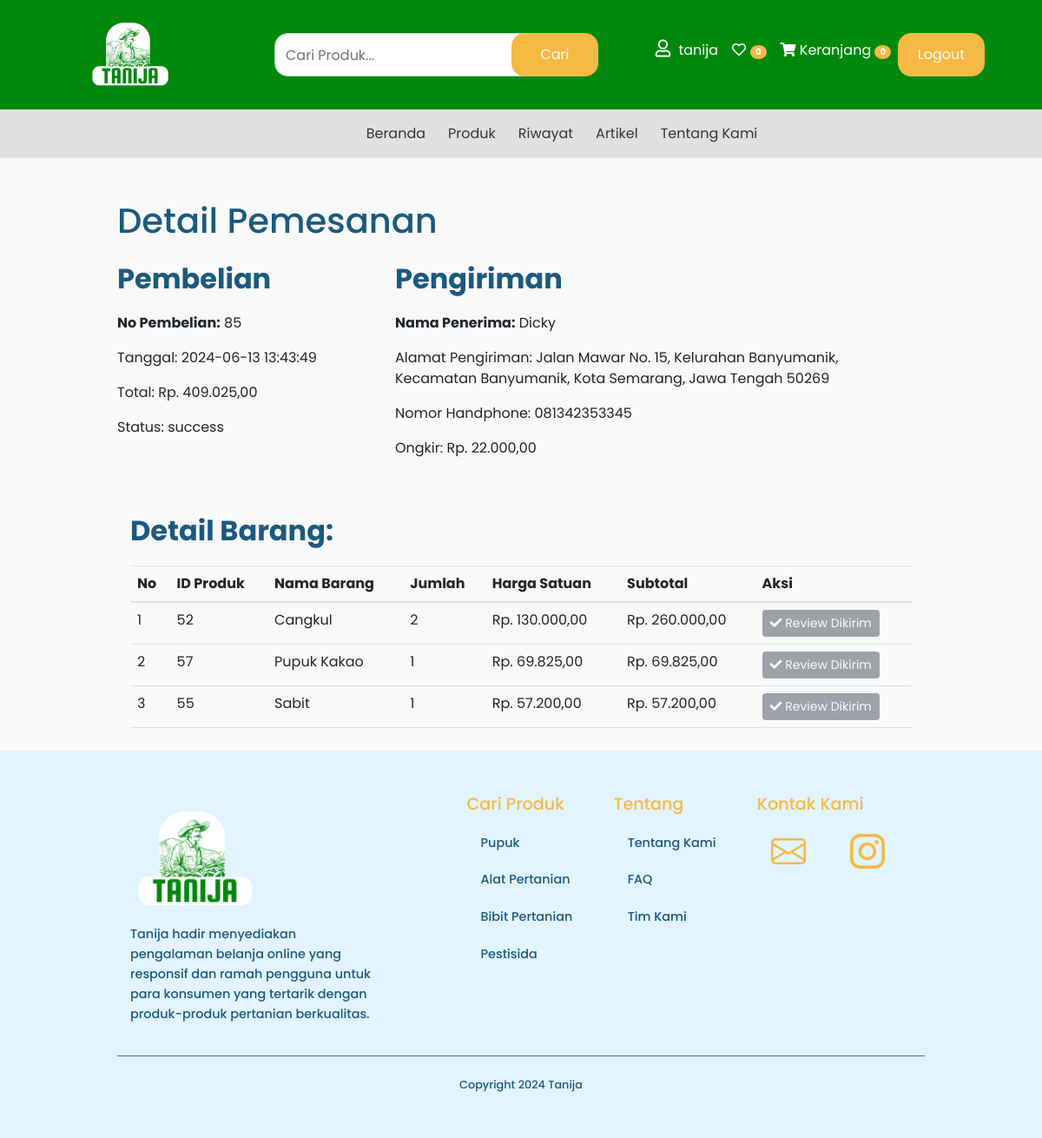
Page /src/html/detail-pembelian.php?id_pemesanan=85 (signed in) on the committed database.
### tables this page shows
CREATE TABLE `riwayat_pemesanan` (
  `id` int(11) NOT NULL,
  `nama_user` varchar(255) NOT NULL,
  `detail_barang` text NOT NULL,
  `nama_penerima` varchar(255) NOT NULL,
  `nomor_handphone` varchar(20) NOT NULL,
  `alamat` text NOT NULL,
  `ongkir` int(11) NOT NULL,
  `total_pembayaran` decimal(10,2) NOT NULL,
  `status_pembayaran` varchar(20) NOT NULL,
  `tanggal_pemesanan` timestamp NOT NULL DEFAULT current_timestamp()
);

CREATE TABLE `detail_barang` (
  `id` int(11) NOT NULL,
  `id_pemesanan` int(11) NOT NULL,
  `id_produk` int(11) NOT NULL,
  `nama_barang` varchar(255) NOT NULL,
  `jumlah` int(11) NOT NULL,
  `harga` decimal(10,2) NOT NULL
);

### src/php/number.php (called while the page is built, shortened)
<?php
$favoriteCount = count($_SESSION['favorites']);
$cartCount = count($_SESSION['cart']);
?>

### src/html/detail-pembelian.php (the view, shortened to what this page needs)
<?php
include '../php/db_connection.php';
include '../php/number.php';
$id_pemesanan = $_GET['id_pemesanan'];
$query = "SELECT rp.*, db.id_produk, db.nama_barang, db.jumlah, db.harga
          FROM riwayat_pemesanan rp
          INNER JOIN detail_barang db ON rp.id = db.id_pemesanan
          WHERE rp.id = ? AND rp.nama_user = ?";
$stmt = $conn->prepare($query);
$stmt->bind_param("is", $id_pemesanan, $_SESSION['nama_user']);
$stmt->execute();
$result = $stmt->get_result();
if ($result->num_rows > 0) {
    $pemesanan = $result->fetch_assoc();
    $detail_barang = [];
    $result->data_seek(0);
    while ($row = $result->fetch_assoc()) {
        $detail_barang[] = [
            'id_produk' => $row['id_produk'],
            'nama_barang' => $row['nama_barang'],
            'jumlah' => $row['jumlah'],
            'harga' => $row['harga']
        ];
    }
} else {
    echo "Pemesanan tidak ditemukan.";
    exit();
}
$reviewed_products = [];
foreach ($detail_barang as $barang) {
    $query = "SELECT COUNT(*) AS review_count FROM reviews WHERE id_pemesanan = ? AND id_produk = ?";
    $stmt = $conn->prepare($query);
    $stmt->bind_param("ii", $id_pemesanan, $barang['id_produk']);
    $stmt->execute();
    $result = $stmt->get_result();
    $review = $result->fetch_assoc();
    if ($review['review_count'] > 0) {
        $reviewed_products[$barang['id_produk']] = true;
    } else {
        $reviewed_products[$barang['id_produk']] = false;
    }
}
?>
<!DOCTYPE html>
<html lang="id">
<head>
    <link href="https://stackpath.bootstrapcdn.com/bootstrap/4.5.2/css/bootstrap.min.css" rel="stylesheet">
    <link href="../assets/css/bootstrap.css" rel="stylesheet">
    <link href="../assets/css/style.css" rel="stylesheet">
    <link rel="stylesheet" href="../css/detail-pembelian.css">
    <link href="https://cdnjs.cloudflare.com/ajax/libs/font-awesome/5.15.4/css/all.min.css" rel="stylesheet">
</head>
<body>
    <nav class="navbar navbar-expand-lg navbar-light">
        <a class="navbar-brand" href="/tanija/index.php">
            <img src="../assets/icons/logo-tanija.png" alt="Logo Tanija">
        </a>
        <div class="collapse navbar-collapse" id="navbarSupportedContent">
            <form class="form-inline my-2 my-lg-0" method="get" action="../php/search.php">
                <input class="form-control mr-sm-2" type="search" name="query" placeholder="Cari Produk..." aria-label="Cari Produk...">
                <button class="btn btn-outline-success my-2 my-sm-0" type="submit">Cari</button>
            </form>
            <ul class="navbar-nav ml-auto">
                <li class="nav-item">
                    <a class="nav-link"> <i class="far fa-user"></i> <span id="nama_user">Profil</span></a>
                </li>
                <li class="nav-item">
                    <a class="nav-link" href="./favorite.php"><i class="far fa-heart"></i><span class="badge"><?php echo $favoriteCount; ?></span></a>
                </li>
                <li class="nav-item">
                    <a class="nav-link" href="./cart.php"><i class="fas fa-shopping-cart"></i> Keranjang <span class="badge"><?php echo $cartCount; ?></span></a>
                </li>
                <li class="nav-item">
                    <?php
                        if (isset($_SESSION['email'])) {
                            echo '<form action="../php/logout.php" method="post">
                                    <button class="btn btn-login" type="submit" name="logout">Logout</button>
                                </form>';
                        } else {
                            echo '<button class="btn btn-login" type="button" onclick="window.location.href=\'../html/login.html\';">Login</button>';
                        }
                    ?>
                </li>
            </ul>
        </div>
    </nav>
  <nav class="navbar navbar-expand" id="navbar-kedua">
    <div class="container">
      <div class="collapse navbar-collapse" id="navbarSecond">
        <ul class="navbar-nav mx-auto">
          <li class="nav-item">
            <a class="nav-link" href="/tanija/index.php">Beranda</a>
          </li>
          <li class="nav-item">
            <a class="nav-link" href="../html/product.php">Produk</a>
          </li>
          <li class="nav-item">
            <a class="nav-link" href="./riwayat_pemesanan.php">Riwayat</a>
          </li>
          <li class="nav-item">
            <a class="nav-link" href="./article.php">Artikel</a>
          </li>
          <li class="nav-item">
            <a class="nav-link" href="./about.php">Tentang Kami</a>
          </li>
        </ul>
      </div>
    </div>
  </nav>
    <div class="container mt-5">
        <h1 class="mb-4">Detail Pemesanan</h1>
        <div class="row">
            <div class="col-md-4">
                <h2>Pembelian</h2>
                <p><strong>No Pembelian:</strong> <?= $pemesanan['id'] ?></p>
                <p>Tanggal: <?= $pemesanan['tanggal_pemesanan'] ?></p>
                <p>Total: Rp. <?= number_format($pemesanan['total_pembayaran'], 2, ',', '.') ?></p>
                <p>Status: <?= $pemesanan['status_pembayaran'] ?></p>
            </div>
            <div class="col-md-7">
                <h2>Pengiriman</h2>
                <p><strong>Nama Penerima:</strong> <?= $pemesanan['nama_penerima'] ?></p>
                <p>Alamat Pengiriman: <?= $pemesanan['alamat'] ?></p>
                <p>Nomor Handphone: <?= $pemesanan['nomor_handphone'] ?></p>
                <p>Ongkir: Rp. <?= number_format($pemesanan['ongkir'], 2, ',', '.') ?></p>
            </div>
        </div>
        <div class="container mt-5">
    <h2 class="mt-4">Detail Barang:</h2>
    <div class="table-container">
        <table class="table">
            <thead class="desktop-header">
                <tr>
                    <th>No</th>
                    <th>ID Produk</th>
                    <th>Nama Barang</th>
                    <th>Jumlah</th>
                    <th>Harga Satuan</th>
                    <th>Subtotal</th>
                    <th>Aksi</th>
                </tr>
            </thead>
            <tbody>
                <?php foreach ($detail_barang as $index => $barang) : ?>
                    <tr>
                        <td data-label="No"><?= $index + 1 ?></td>
                        <td data-label="ID Produk"><?= $barang['id_produk'] ?></td>
                        <td data-label="Nama Barang"><?= $barang['nama_barang'] ?></td>
                        <td data-label="Jumlah"><?= $barang['jumlah'] ?></td>
                        <td data-label="Harga Satuan">Rp. <?= number_format($barang['harga'], 2, ',', '.') ?></td>
                        <td data-label="Subtotal">Rp. <?= number_format($barang['jumlah'] * $barang['harga'], 2, ',', '.') ?></td>
                        <td data-label="Aksi">
                            <?php if (!$reviewed_products[$barang['id_produk']]) : ?>
                                <form action="../html/form_review.php" method="get" style="display: inline;">
                                    <input type="hidden" name="id_produk" value="<?= $barang['id_produk'] ?>">
                                    <input type="hidden" name="id_pemesanan" value="<?= $id_pemesanan ?>">
                                    <button type="submit" class="btn btn-primary btn-sm"><i class="fas fa-pen"></i> Kirim Review</button>
                                </form>
                            <?php else : ?>
                                <button class="btn btn-secondary btn-sm" disabled><i class="fas fa-check"></i> Review Dikirim</button>
                            <?php endif; ?>
                        </td>
                    </tr>
                <?php endforeach; ?>
            </tbody>
        </table>
    </div>
</div>
    </div>
  <footer class="footer">
      <div class="container">
        <div class="content">
          <div class="content-top d-flex justify-content-between flex-column flex-lg-row">
            <div class="content-top-left subtext col-12 col-lg-4">
              <div class="subtext-text d-flex flex-column gap-3">
                <a href="/tanija/index.php" class="logo d-inline-flex">
                  <img src="../assets/icons/logo-tanija.png" alt="" class="img img-logo" />
                </a>
                <p class="subtext-text-desc">Tanija hadir menyediakan pengalaman belanja online yang responsif dan ramah pengguna untuk para konsumen yang tertarik dengan produk-produk pertanian berkualitas.</p>
              </div>
            </div>
            <div class="content-top-right subtext col-12 col-lg-7 d-flex justify-content-between flex-column flex-lg-row">
              <div class="subtext-menu">
                <h5 class="subtext-menu-subtitle">Cari Produk</h5>
                <div class="wrap">
                  <a href="../html/product.php?kategori%5B%5D=Pupuk" class="nav-link">Pupuk</a>
                  <a href="../html/product.php?kategori%5B%5D=Alat+Pertanian" class="nav-link">Alat Pertanian</a>
                  <a href="../html/product.php?kategori%5B%5D=Bibit+Tanaman" class="nav-link">Bibit Pertanian</a>
                  <a href="../html/product.php?kategori%5B%5D=Pestisida" class="nav-link">Pestisida</a>
                </div>
              </div>
              <div class="subtext-menu">
                <h5 class="subtext-menu-subtitle">Tentang</h5>
                <div class="wrap">
                  <a href="../html/about.php" class="nav-link">Tentang Kami</a>
                  <a href="../html/about.php" class="nav-link">FAQ</a>
                  <a href="../html/about.php" class="nav-link">Tim Kami</a>
                </div>
              </div>
              <div class="subtext-menu">
                <h5 class="subtext-menu-subtitle">Kontak Kami</h5>
                <div class="ic-wrap">
                  <a href="mailto:tanija207@gmail.com" class="nav-link">
                  </a>
                  <a href="https://www.instagram.com/tanija.official" class="nav-link">
                  </a>
                </div>
              </div>
            </div>
          </div>
          <div class="content-bottom text-center">
            <span class="copyright">Copyright 2024 Tanija</span>
          </div>
        </div>
      </div>
    </footer>
</body>
</html>

### src/assets/css/style.css (style rules this page uses)
.fab, .far { font-weight: 400; margin-right: 5px; }
body { margin: 0; padding: 0; box-sizing: border-box; background-color: #f9f9f9; }
.container { width: 80%; margin: 0 auto; }
.container h1 { display: inline-block; color: #1b5a7d; }
.footer { background-color: #e2f4ff; margin-top: 10px; color: #1b5a7d; padding: 50px 0; font-weight: 500; }
.footer .logo img { max-width: 150px; }
.footer .subtext-text-desc { font-size: 0.9rem; line-height: 1.6; }
.footer .subtext-menu { margin-bottom: 30px; }
.footer .subtext-menu-subtitle { font-size: 1.2rem; margin-bottom: 15px; color: #f6b943; }
.footer .nav-link { color: #1b5a7d !important; font-size: 0.9rem; margin-bottom: 5px; display: block; transition: color 0.3s; }
.footer .ic-wrap .nav-link { display: inline-block; margin-right: 15px; }
.footer .ic-wrap .nav-link svg { fill: #1b5a7d; transition: fill 0.3s; }
.footer .content-bottom { border-top: 1px solid #4b6b82; padding-top: 20px; margin-top: 20px; }
.footer .copyright { font-size: 0.8rem; }

### src/css/detail-pembelian.css (style rules this page uses)
.container { width: 100%; }
.container { max-width: 960px; margin: 0 auto; padding: 0 15px; }
.table-container { overflow-x: auto; }
.table { width: 100%; border-collapse: collapse; border-spacing: 0; margin-bottom: 1rem; }
.table th, .table td { padding: 8px; text-align: left; border-bottom: 1px solid #ddd; position: relative; }

### rows in the picture
riwayat_pemesanan: id "85", tanggal_pemesanan "2024-06-13 13:43:49", total_pembayaran "409.025,00", status_pembayaran "success", nama_penerima "Dicky", alamat "Jalan Mawar No. 15, Kelurahan Banyumanik, Kecamatan Banyumanik, Kota Semarang, Jawa Tengah 50269", nomor_handphone "081342353345", ongkir "22.000,00"
detail_barang: id_produk "52", nama_barang "Cangkul", jumlah "2", harga "130.000,00", $barang['jumlah'] * $barang['harga'] "260.000,00", shows "Review Dikirim"
detail_barang: id_produk "57", nama_barang "Pupuk Kakao", jumlah "1", harga "69.825,00", $barang['jumlah'] * $barang['harga'] "69.825,00", shows "Review Dikirim"
detail_barang: id_produk "55", nama_barang "Sabit", jumlah "1", harga "57.200,00", $barang['jumlah'] * $barang['harga'] "57.200,00", shows "Review Dikirim"

### other values in the picture
$favoriteCount "0"
$cartCount "0"
